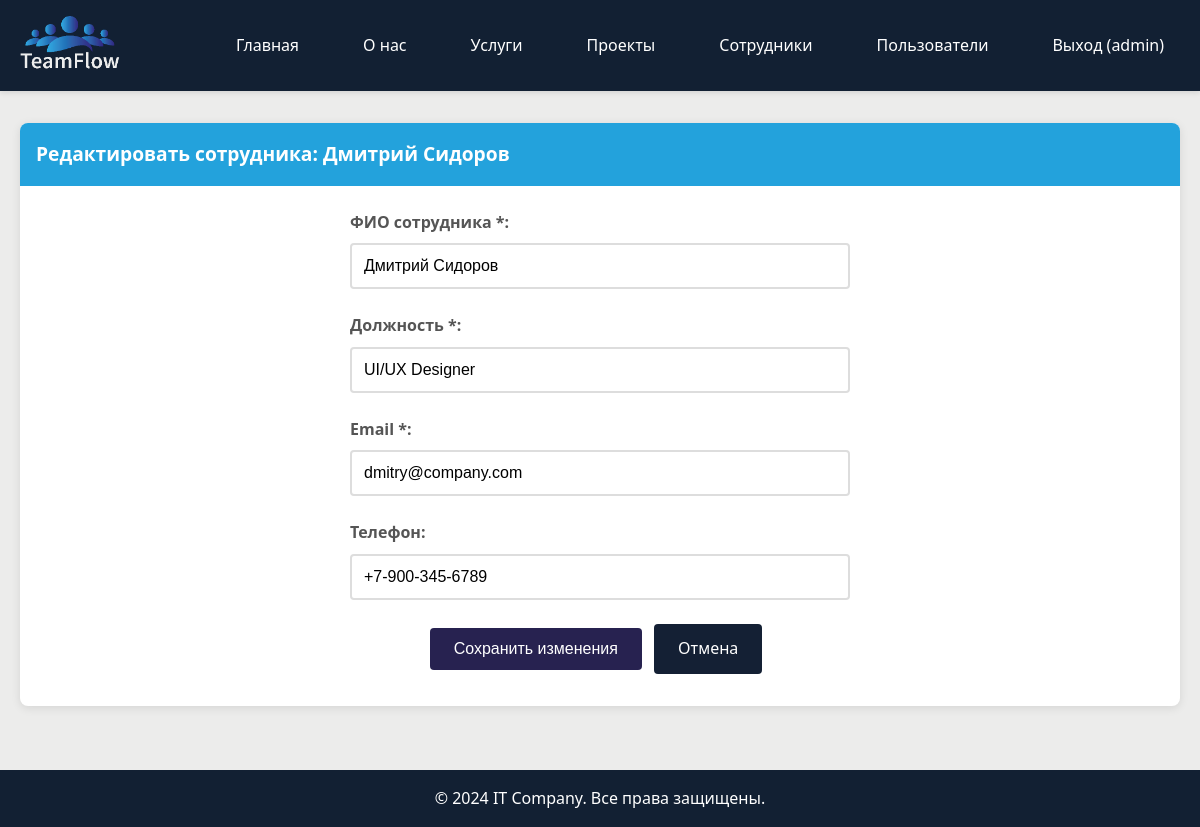
The page /edit_employee.php?id=3 (signed in) on the database its author committed.
### tables this page shows
CREATE TABLE employees (
    id INT AUTO_INCREMENT PRIMARY KEY,
    user_id INT NOT NULL,
    name VARCHAR(100) NOT NULL,
    position VARCHAR(100) NOT NULL,
    email VARCHAR(100) NOT NULL,
    phone VARCHAR(20),
    created_at TIMESTAMP DEFAULT CURRENT_TIMESTAMP,
    FOREIGN KEY (user_id) REFERENCES users(id) ON DELETE CASCADE
);

### config.php (called while the page is built, shortened)
<?php
function isAdmin() {
    return isset($_SESSION['role']) && $_SESSION['role'] === 'admin';
}
function escape($string) {
    return htmlspecialchars($string, ENT_QUOTES, 'UTF-8');
}
?>

### edit_employee.php (the view, shortened to what this page needs)
<?php
require_once 'config.php';
$employee_id = (int)($_GET['id'] ?? 0);
if (isAdmin()) {
    $stmt = $pdo->prepare("SELECT * FROM employees WHERE id = ?");
    $stmt->execute([$employee_id]);
} else {
    $stmt = $pdo->prepare("SELECT * FROM employees WHERE id = ? AND user_id = ?");
    $stmt->execute([$employee_id, $_SESSION['user_id']]);
}
$employee = $stmt->fetch();
?>
<!DOCTYPE html>
<html lang="ru">
<head>
    <link rel="stylesheet" href="styles.css">
</head>
<body>
    <header class="header">
        <div class="container">
            <div class="header__container">
                <img src="logo.png" width="100" height="auto" alt="Логотип сайта">
                <nav class="header__nav">
                    <a href="index.php" class="header__link">Главная</a>
                    <a href="about.php" class="header__link">О нас</a>
                    <a href="services.php" class="header__link">Услуги</a>
                    <a href="projects.php" class="header__link">Проекты</a>
                    <a href="employees.php" class="header__link">Сотрудники</a>
                    <?php if (isAdmin()): ?>
                        <a href="admin_users.php" class="header__link">Пользователи</a>
                    <?php endif; ?>
                    <a href="logout.php" class="header__link">Выход (<?php echo escape($_SESSION['username']); ?>)</a>
                </nav>
            </div>
        </div>
    </header>
    <main class="main">
        <div class="container">
            <div class="card">
                <div class="card__header">
                    Редактировать сотрудника: <?php echo escape($employee['name']); ?>
                </div>
                <div class="card__body">
                    <form method="POST" class="form">
                        <div class="form__group">
                            <label for="name" class="form__label">ФИО сотрудника *:</label>
                            <input type="text" id="name" name="name" class="form__input"
                                   value="<?php echo escape($_POST['name'] ?? $employee['name']); ?>" required>
                        </div>
                        <div class="form__group">
                            <label for="position" class="form__label">Должность *:</label>
                            <input type="text" id="position" name="position" class="form__input"
                                   value="<?php echo escape($_POST['position'] ?? $employee['position']); ?>" required>
                        </div>
                        <div class="form__group">
                            <label for="email" class="form__label">Email *:</label>
                            <input type="email" id="email" name="email" class="form__input"
                                   value="<?php echo escape($_POST['email'] ?? $employee['email']); ?>" required>
                        </div>
                        <div class="form__group">
                            <label for="phone" class="form__label">Телефон:</label>
                            <input type="tel" id="phone" name="phone" class="form__input"
                                   value="<?php echo escape($_POST['phone'] ?? $employee['phone']); ?>"
                                   placeholder="+7-XXX-XXX-XXXX">
                        </div>
                        <div class="text-center">
                            <button type="submit" class="btn btn--success">Сохранить изменения</button>
                            <a href="employees.php" class="btn btn--secondary">Отмена</a>
                        </div>
                    </form>
                </div>
            </div>
        </div>
    </main>
    <footer class="footer">
        <div class="container">
            <p>&copy; 2024 IT Company. Все права защищены.</p>
        </div>
    </footer>
</body>
</html>

### styles.css (style rules this page uses)
* { margin: 0; padding: 0; box-sizing: border-box; }
body { font-family: 'Segoe UI', Tahoma, Geneva, Verdana, sans-serif; line-height: 1.6; color: #333; background-color: #ececeb; }
.container { max-width: 1200px; margin: 0 auto; padding: 0 20px; }
.header { background: #122033; color: white; padding: 1rem 0; box-shadow: 0 2px 5px rgba(0,0,0,0.1); }
.header__container { display: flex; justify-content: space-between; align-items: center; flex-wrap: wrap; }
.header__nav { display: flex; gap: 2rem; flex-wrap: wrap; }
.header__link { color: white; text-decoration: none; padding: 0.5rem 1rem; border-radius: 4px; transition: background-color 0.3s; }
.main { min-height: calc(100vh - 140px); padding: 2rem 0; }
.card { background: white; border-radius: 8px; box-shadow: 0 2px 10px rgba(0,0,0,0.1); margin-bottom: 2rem; overflow: hidden; }
.card__header { background: #23a2dc; color: white; padding: 1rem; font-size: 1.2rem; font-weight: bold; }
.card__body { padding: 1.5rem; }
.form { max-width: 500px; margin: 0 auto; }
.form__group { margin-bottom: 1.5rem; }
.form__label { display: block; margin-bottom: 0.5rem; font-weight: bold; color: #555; }
.form__input, .form__select, .form__textarea { width: 100%; padding: 0.75rem; border: 2px solid #ddd; border-radius: 4px; font-size: 1rem; transition: border-color 0.3s; }
.btn { display: inline-block; padding: 0.75rem 1.5rem; background: #2ca1db; color: white; text-decoration: none; border: none; border-radius: 4px; cursor: pointer; font-size: 1rem; transition: background-color 0.3s; margin-right: 0.5rem; margin-bottom: 0.5rem; }
.btn--success { background: #272250; }
.btn--secondary { background: #142034; }
.footer { background: #122033; color: white; text-align: center; padding: 1rem 0; margin-top: auto; }
.text-center { text-align: center; }

### rows shown on the page
employees: name "Дмитрий Сидоров", position "UI/UX Designer", email "dmitry@company.com", phone "+7-900-345-6789"

### other values the page prints
$_SESSION['username'] "admin"
